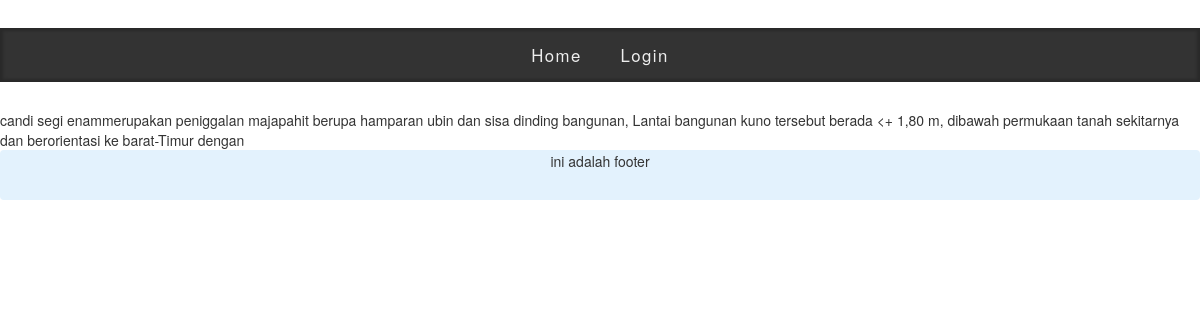
Page /index.php/HomeCont/baca/33 on the committed database.
### tables this page shows
CREATE TABLE `tempatwisata` (
  `id` int(11) NOT NULL,
  `foto` varchar(255) NOT NULL,
  `nama` varchar(30) NOT NULL,
  `penjelasan` varchar(800) NOT NULL,
  `jambuka` time NOT NULL,
  `tiket` varchar(20) NOT NULL,
  `lat` double NOT NULL,
  `longg` double NOT NULL,
  `kategori` varchar(50) NOT NULL,
  `idKec` int(11) NOT NULL
);

### application/controllers/HomeCont.php (called while the page is built, shortened)
<?php
class HomeCont extends CI_Controller {
	function __construct(){
				$this->load->helper('url','date','form');
				$this->load->library('form_validation');
				$this->load->model(array('TempatModel'));
		}
	public function Baca($id)
	{
		$this->load->helper('text');
		$this->load->model('TempatModel');
		$data['data_tempat']=$this->TempatModel->getTempatBaca($id);
		$this->load->view('User/BacaUserView',$data);
	}
}

### index.php (called while the page is built, shortened)
<?php
require_once BASEPATH.'core/CodeIgniter.php';

### application/models/TempatModel.php (called while the page is built, shortened)
<?php
class TempatModel extends CI_Model
{
  public function getTempatBaca($id)
  {
  $this->db->where('id', $id);
  $query = $this->db->get('tempatwisata');
  return $query->result();
  }
}
 ?>

### application/views/User/BacaUserView.php (the view, shortened to what this page needs)
<!DOCTYPE html>
<html lang="en" dir="ltr">
  <head>
  </head>
  <body>
  <?php foreach ($data_tempat as $key) {?>
<?php echo $key->nama; ?>
<?php echo $key->penjelasan; ?>
<?php  } ?>
  </body>
</html>

### css/style.css (style rules this page uses)
body { background: #ddc; font-family: 'Quattrocento Sans', Helmet, Freesans, Tahoma, Geneva, sans-serif; }

### rows in the picture
tempatwisata: nama "candi segi enam", penjelasan "merupakan peniggalan majapahit berupa hamparan ubin dan sisa dinding bangunan, Lantai bangunan kuno tersebut berada <+ 1,80 m, dibawah permukaan tanah sekitarnya dan berorientasi ke barat-Timur dengan"
